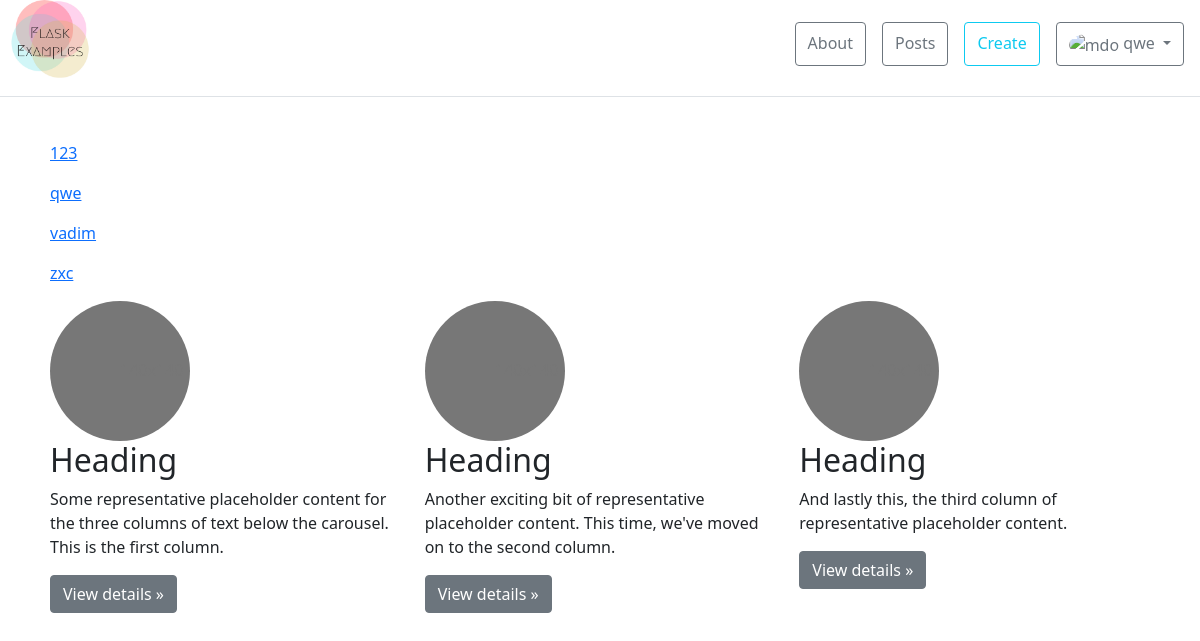
Screenshot of / (signed in) with the database file from the repository.
### app.py (models this page shows)
class User(db.Model, UserMixin):
    __tablename__ = "user"
    id = db.Column(db.Integer, primary_key=True)
    username = db.Column(db.String(20), nullable=False)
    password = db.Column(db.String(50), nullable=False)

### app.py (the view)
@app.route('/')
def index():
    user_list = User.query.order_by('username').all()
    return render_template('index.html', user_list=user_list)

### app.py (called while the page is built)
@login_manager.user_loader
def load_user(user_id):
    return User.query.get(int(user_id))

### templates/index.html (shortened to what this page needs)
{% extends 'base.html' %}
{% block body %}
<div class="container">
    {% for user in user_list %}
    <p><a href="/user/{{user.username}}">{{user.username}}</a></p>
    {% endfor %}
    <div class="row">
        <div class="col-lg-4">
            <h2>Heading</h2>
            <p>Some representative placeholder content for the three columns of text below the carousel. This is the
                first column.</p>
            <p><a class="btn btn-secondary" href="#">View details »</a></p>
        </div>
        <div class="col-lg-4">
            <h2>Heading</h2>
            <p>Another exciting bit of representative placeholder content. This time, we've moved on to the second
                column.</p>
            <p><a class="btn btn-secondary" href="#">View details »</a></p>
        </div>
        <div class="col-lg-4">
            <h2>Heading</h2>
            <p>And lastly this, the third column of representative placeholder content.</p>
            <p><a class="btn btn-secondary" href="#">View details »</a></p>
        </div>
    </div>
</div>
{% endblock %}

### templates/base.html (shortened to what this page needs)
<!DOCTYPE html>
<html lang="en">
<head>
    <link href="https://cdn.jsdelivr.net/npm/bootstrap@5.1.0/dist/css/bootstrap.min.css" rel="stylesheet"
>
    <link rel="stylesheet" href="{{url_for('static', filename='css/signin.css')}}">
    <link rel="stylesheet" href="{{url_for('static', filename='css/style.css')}}">
</head>
<body>
<div>
    <header>
        <div class="d-flex flex-column flex-md-row align-items-center pb-3 mb-4 border-bottom">
            <div class="lft-mg5">
            <a href="/" class="d-flex align-items-center text-dark text-decoration-none">
                <img src="{{url_for('static', filename='images/logo.png')}}" height="80px" alt="logo">
            </a>
            </div>
            <nav class="d-inline-flex mt-md-2 ms-md-auto">
                <a class="me-3 py-2 btn btn-outline-secondary" href="/about">About</a>
                <a class="me-3 py-2 btn btn-outline-secondary" href="/posts">Posts</a>
                {% if current_user.is_authenticated %}
                <a class="me-3 py-2 btn btn-outline-info" href="/create_post">Create</a>
                <div class="dropdown">
                    <a class="me-3 py-2 btn btn-outline-secondary dropdown-toggle" href="#" role="button"
                       id="dropdownMenuLink"
                       data-bs-toggle="dropdown" aria-expanded="false">
                        <img src="https://github.com/sl9site.png" alt="mdo" width="32" height="32"
                             class="rounded-circle">
                        {{current_user.username}}
                    </a>
                </div>
                {%else %}
                <a class="me-3 py-2 btn btn-outline-primary" href="/login">login</a>
                {% endif %}
            </nav>
        </div>
    </header>
    {% block body %}{% endblock %}
</div>
</body>
</html>

### static/css/style.css (style rules this page uses)
body { background: white }
.lft-mg5 { margin-left: 10px }
.container { padding: 20px; }

### rows the page displays
User: username "qwe"
User: username "123"
User: username "vadim"
User: username "zxc"
